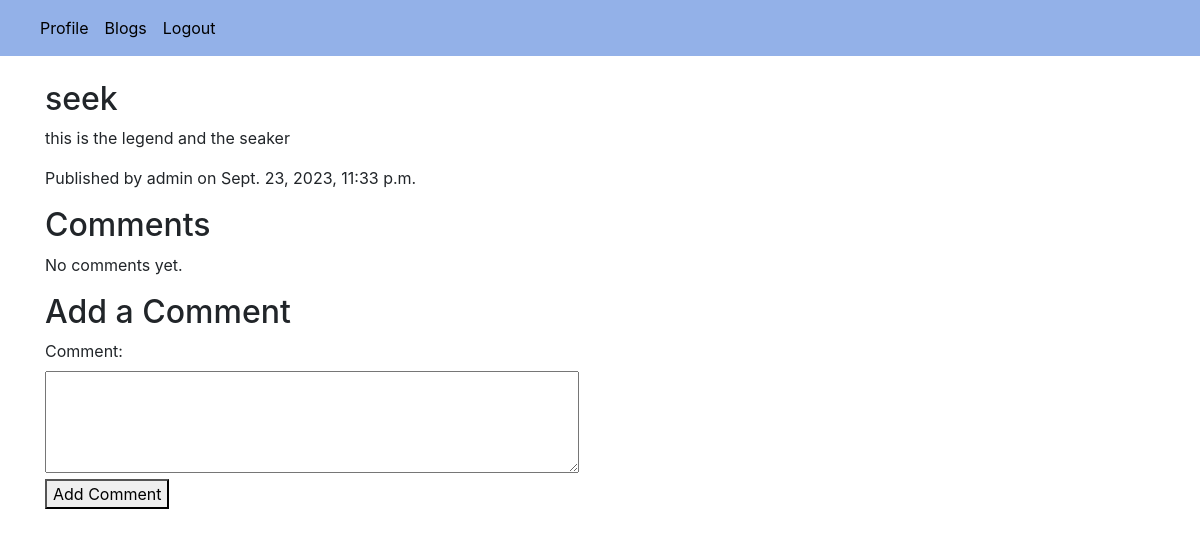
The app's page /blog/17/comment/ (signed in) with its own data.
### blogapp/models.py (models this page shows, shortened)
class BlogPost(models.Model):
    title = models.CharField(max_length=200)
    content = models.TextField()
    author = models.ForeignKey(User, on_delete=models.CASCADE)
    created_at = models.DateTimeField(auto_now_add=True)
    updated_at = models.DateTimeField(auto_now=True)
    is_published = models.BooleanField(default=False)

### blogapp/views.py (the view)
# urls.py: path('blog/<int:blog_id>/comment/', user_views.comment, name='comment'),
@login_required()
def comment(request, blog_id):
    blog = get_object_or_404(BlogPost, pk=blog_id)
    comments = blog.comments.all()
    context = {
        'blog': blog,
        'comments': comments,
    }
    return render(request, 'blog/comment.html', context)

### templates/blog/comment.html (shortened to what this page needs)
{% extends 'navbar/nav.html' %}
{% block content %}
<br>
<div class="container">
    <h2>{{ blog.title }}</h2>
    <p>{{ blog.content }}</p>
    <p>Published by {{ blog.author.username }} on {{ blog.created_at }}</p>
    <h2>Comments</h2>
    {% for comment in comments %}
      <div class="comment">
        <p>{{ comment.content }}</p>
        <p>By {{ comment.author.username }} on {{ comment.created_at }}</p>
      </div>
    {% empty %}
      <p>No comments yet.</p>
    {% endfor %}
    <h2>Add a Comment</h2>
    <form method="post">
      <label for="content">Comment:</label><br>
      <textarea id="content" name="content" rows="4" cols="50"></textarea><br>
      <button type="submit">Add Comment</button>
    </form>
</div>
{% endblock  %}

### records on screen
BlogPost: title "seek", content "this is the legend and the seaker", author.username "admin", created_at "Sept. 23, 2023, 11:33 p.m."
